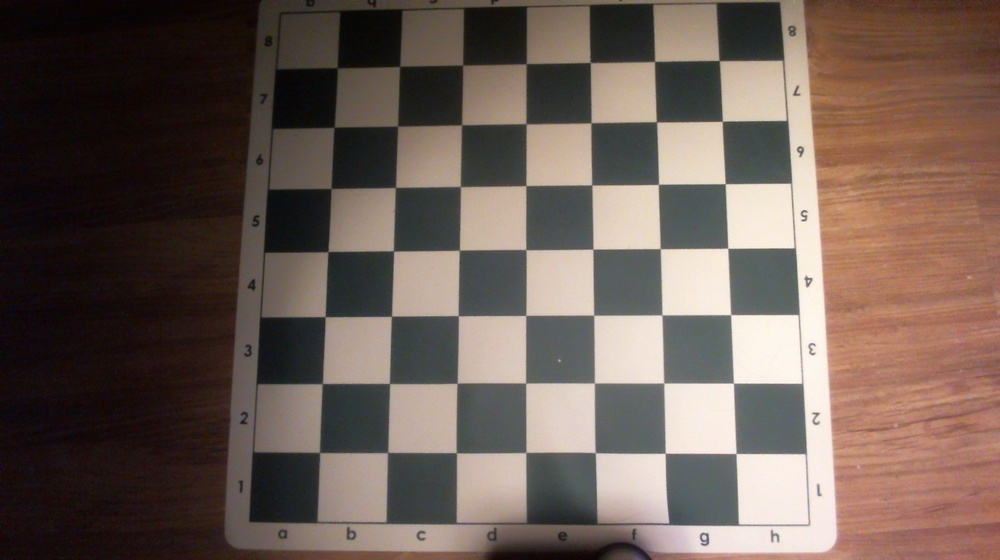
#> input picture green_board_5.jpg, 1000 x 560 px, shrunk from 1600 x 896 before the run
$ python method1_find_borders.py   (older library calls are emulated)
#> lines starting #> are read from the running program, lines starting #| are printed output that depends on the picture; after the words box and inside, x2 and y2 are one past the last pixel; in counts of white or black regions, pixels touching at a corner belong together
import cv2
import numpy as np
import itertools
from matplotlib import pyplot as plt
from operator import itemgetter

def nothing(x):
    pass

def centre_of_4_points(p1,p2,p3,p4):

    return int((p1[0]+p2[0]+p3[0]+p4[0])/4), int((p1[1]+p2[1]+p3[1]+p4[1])/4)

def absol2D(x,y):

    return x*x+y*y

# [49 lines left out: functions intersectionS, dist_of_2_points, rectify, not called in this run]


iter1=0
filename = 'green_board_5.jpg'
img=cv2.imread(filename)
#> img is the input picture: shape (560, 1000, 3); mean B, G, R 84.5, 92.6, 108.5
orig = cv2.imread(filename)
gray = cv2.cvtColor(orig,cv2.COLOR_BGR2GRAY)
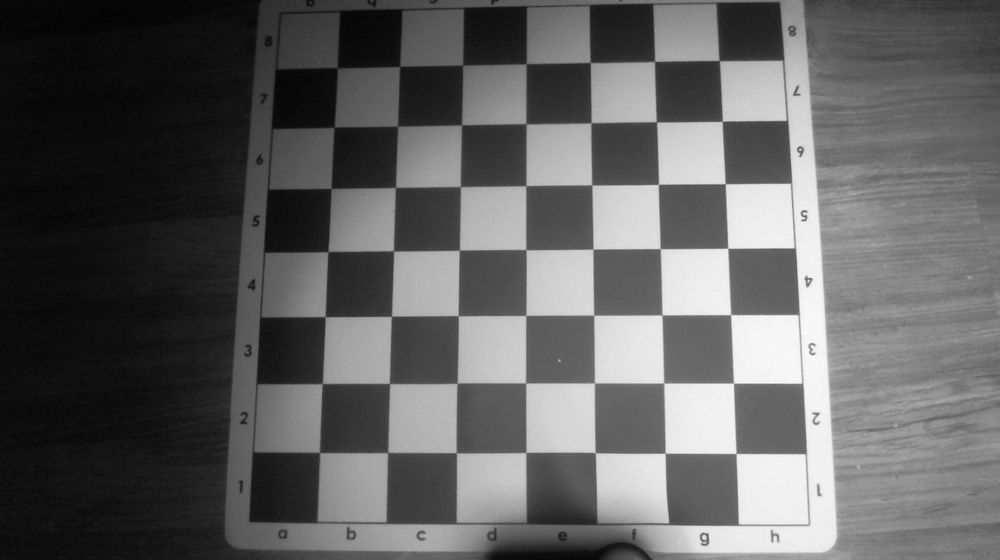
#> gray: shape (560, 1000); min 3, max 251, mean 96.4
print (gray.shape)
#| (560, 1000)
gray = cv2.GaussianBlur(gray,(5,5),0)
threshold = cv2.adaptiveThreshold(gray,255,1,1,11,2)
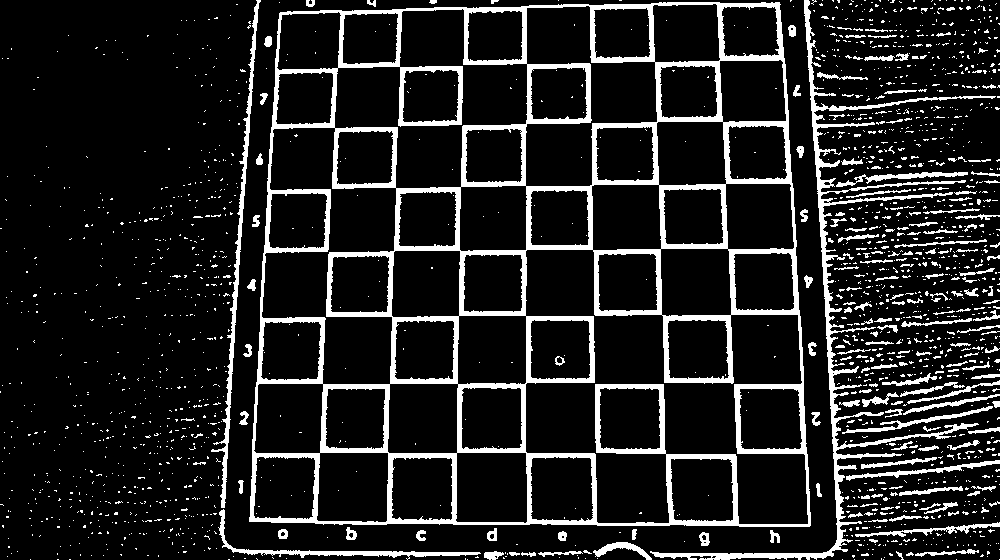
#> threshold: shape (560, 1000); 12.9% white; 1837 white regions (1652 under 20 px)


im2, contours, hierarchy = cv2.findContours(threshold, cv2.RETR_TREE, cv2.CHAIN_APPROX_SIMPLE)
#> contours = 1918 contours, 1759 with area under 20; largest, box (x1, y1, x2, y2) and area: (249, 2, 811, 527) 275914, (525, 249, 809, 525) 34268, (261, 127, 397, 385) 16928, (334, 8, 528, 189) 15588, (525, 5, 658, 187) 11920
biggest = None
max_area = 0
bigest=0

min_size = threshold.size/4
#> min_size = 140000
for i in contours:
        area = cv2.contourArea(i)
        if area > 100:
                peri = cv2.arcLength(i,True)
                approx = cv2.approxPolyDP(i,0.02*peri,True)
                #Approximates a polygonal curve(s) with the specified precision

                if area > max_area and len(approx)==4:
                        biggest = approx
                        max_area = area
                        m_c = i # main countur
#> this loop made 1918 passes
#> (area, peri, biggest, max_area) on passes 250, 1729: (935, 682.8, [[219, 512], [233, 552], [480, 553], [236, 549]], 935), (275914, 2150, [[779, 2], [280, 12], [249, 521], [809, 526]], 275914)
#> (area, peri, approx) on passes 59, 183, 348, 419, 424, 577: (114.5, 148, [[978, 550], [915, 555]]), (357, 376.9, [[999, 522], [855, 535], [966, 533]]), (156.5, 145.5, [[962, 488], [914, 490], [899, 495]]), (431, 351.5, [[999, 460], [846, 479]]), (180, 172.6, [[936, 457], [861, 464], [861, 468]]), (400.5, 373.2, [[992, 406], [842, 433]])
#> after the loop, m_c = contour of 261 points, box (x1, y1, x2, y2) (249, 2, 811, 527), area 275914; max_area = 275914


###crating binary image from border
mask = np.ones(orig.shape,np.uint8)
mask = cv2.cvtColor(mask,cv2.COLOR_BGR2GRAY)
cv2.fillPoly(mask, pts =[m_c], color=(255,255,255))
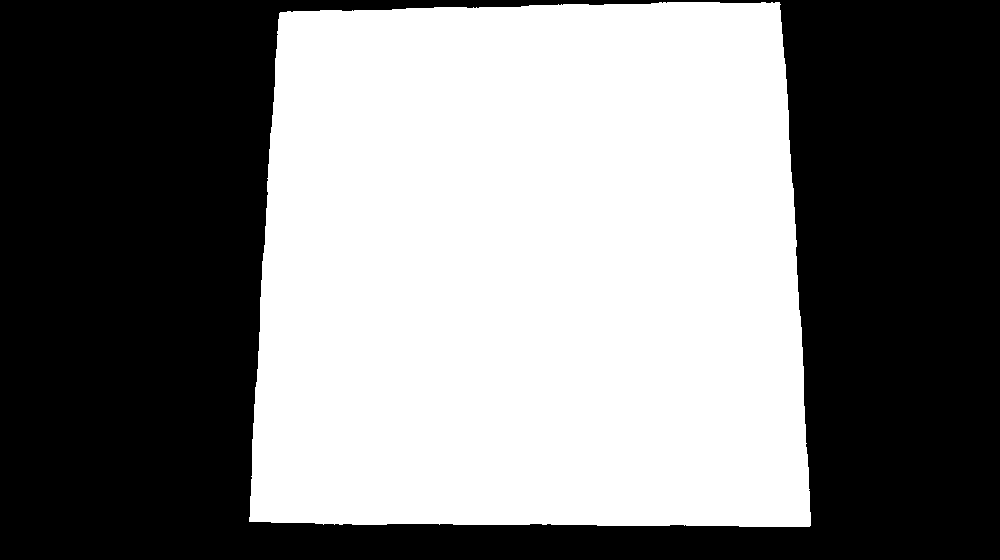
#> mask: shape (560, 1000); values 1 (black) and 255 (white), 49.5% white; 1 white region, box (x1, y1, x2, y2) and area: (249, 2, 811, 527) 276961

cv2.imshow("mask", mask)

threshold = cv2.adaptiveThreshold(gray,255,1,1,11,2)
masked_th=cv2.bitwise_and(threshold, mask)
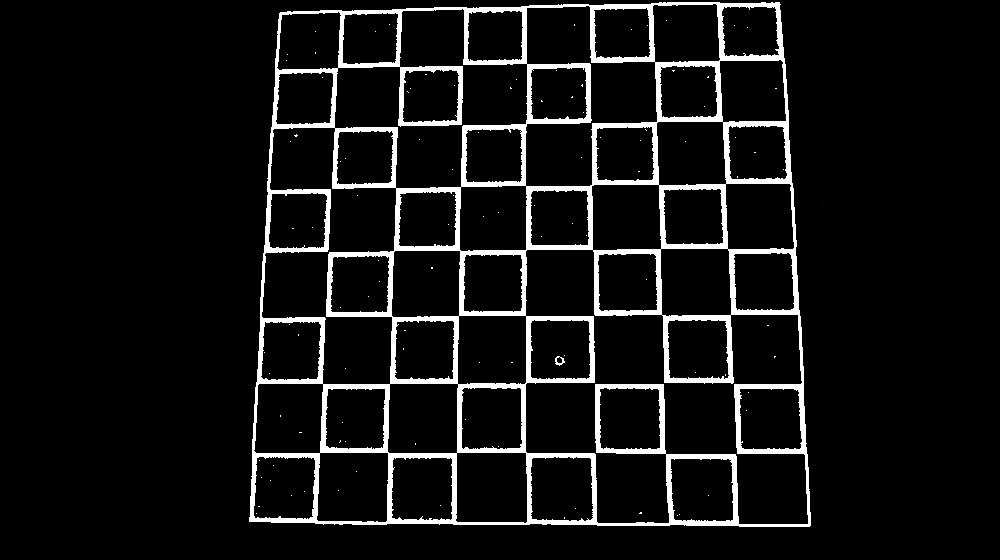
#> masked_th: shape (560, 1000); min 0, max 255, mean 19.5
#cv2.imshow('masked_treshold',masked_th)

#http://docs.opencv.org/3.0-beta/doc/py_tutorials/py_imgproc/py_morphological_ops/py_morphological_ops.html
kernel = np.ones((3,3),np.uint8)
after_morph = cv2.morphologyEx(masked_th, cv2.MORPH_OPEN, kernel, iterations = 1)
cv2.imshow('morphology',after_morph)


if cv2.waitKey(0) & 0xff == 27:
#> (key Esc is pressed here)
    cv2.destroyAllWindows()

cv2.imwrite('real_board.png',orig)

$ run again, with green_board_3.jpg copied over green_board_5.jpg
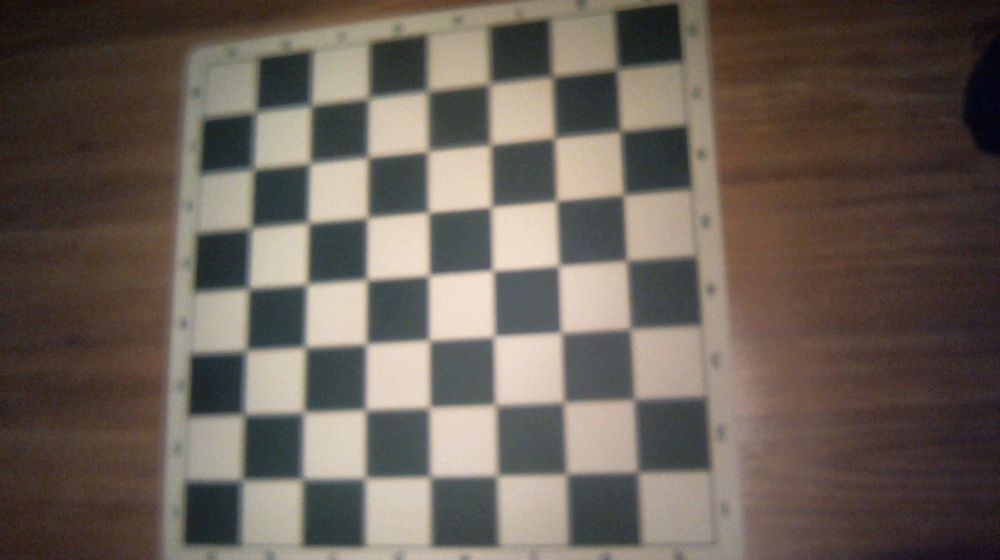
#> input picture green_board_3.jpg, 1000 x 560 px, shrunk from 1600 x 896 before the run
#> img is the input picture: shape (560, 1000, 3); mean B, G, R 87, 96, 106.3
#| (560, 1000)
#> `threshold = cv2.adaptiveThreshold(gray,255,1,1,11,2)`:
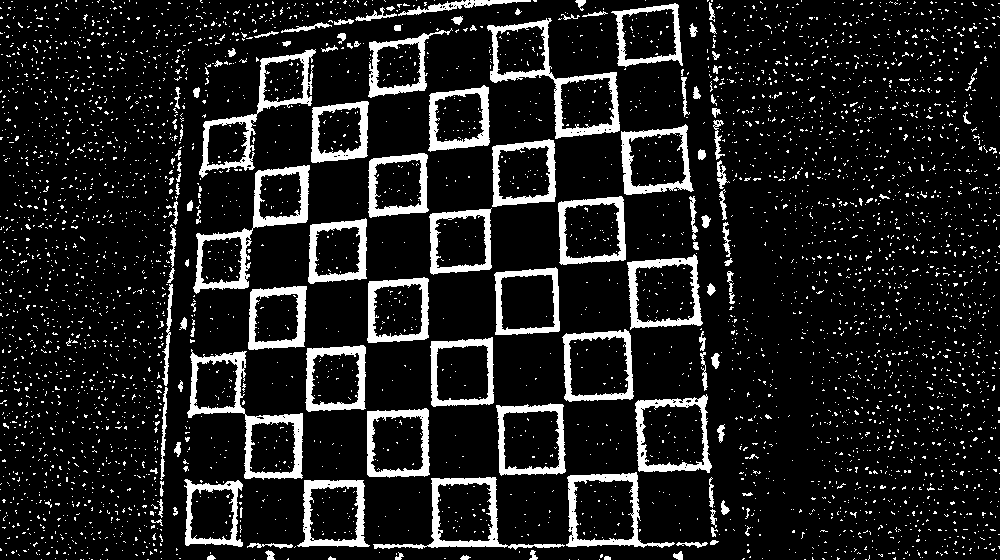
#> threshold: shape (560, 1000); 12% white; 4308 white regions (4182 under 20 px)
#> contours = 4525 contours, 4401 with area under 20; largest, box (x1, y1, x2, y2) and area: (487, 18, 620, 139) 6688, (187, 349, 303, 480) 6447, (193, 165, 310, 294) 5747, (635, 394, 712, 473) 4956, (566, 472, 675, 548) 4914
#> the loop `for i in contours:` made 4525 passes
#> (area, peri, biggest, max_area) on passes 538, 592, 658, 1086, 1133, 1196: (2461, 256.9, [[356, 486], [356, 539], [314, 540], [310, 489]], 2461), (2973, 283.4, [[489, 484], [490, 539], [440, 540], [437, 486]], 2973), (3398, 305.2, [[573, 482], [632, 481], [632, 538], [577, 539]], 3398), (3978, 272.4, [[426, 408], [367, 411], [369, 476], [429, 474]], 3978), (4394, 301.5, [[562, 404], [496, 405], [501, 475], [565, 471]], 4394), (4955.5, 344.6, [[706, 394], [635, 403], [639, 471], [709, 472]], 4955.5)
#> after the loop `for i in contours:`: m_c = contour of 166 points, box (x1, y1, x2, y2) (635, 394, 712, 473), area 4956; max_area = 4955.5
#> `cv2.fillPoly(mask, pts =[m_c], color=(255,255,255))`:
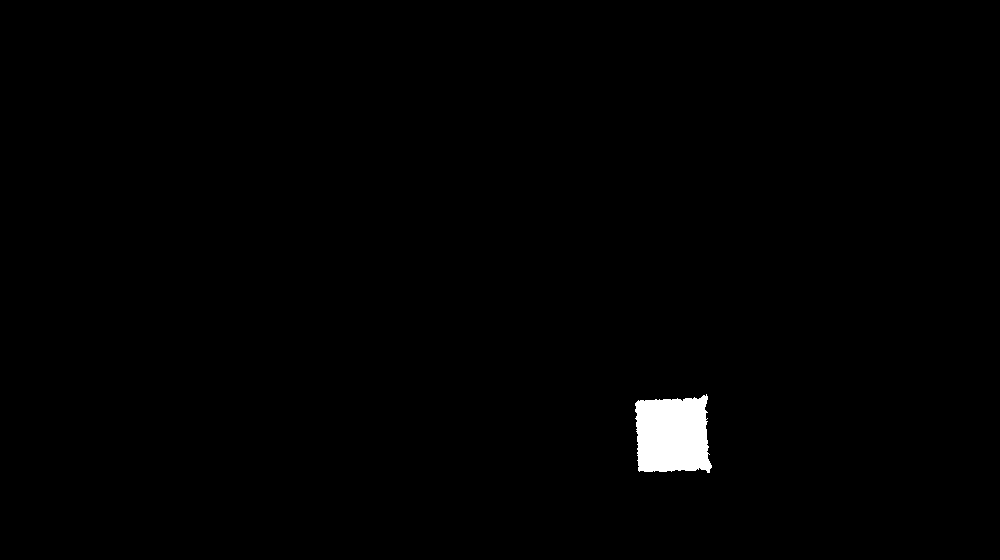
#> mask: shape (560, 1000); values 1 (black) and 255 (white), 0.91% white; 1 white region, box (x1, y1, x2, y2) and area: (635, 394, 712, 473) 5105
